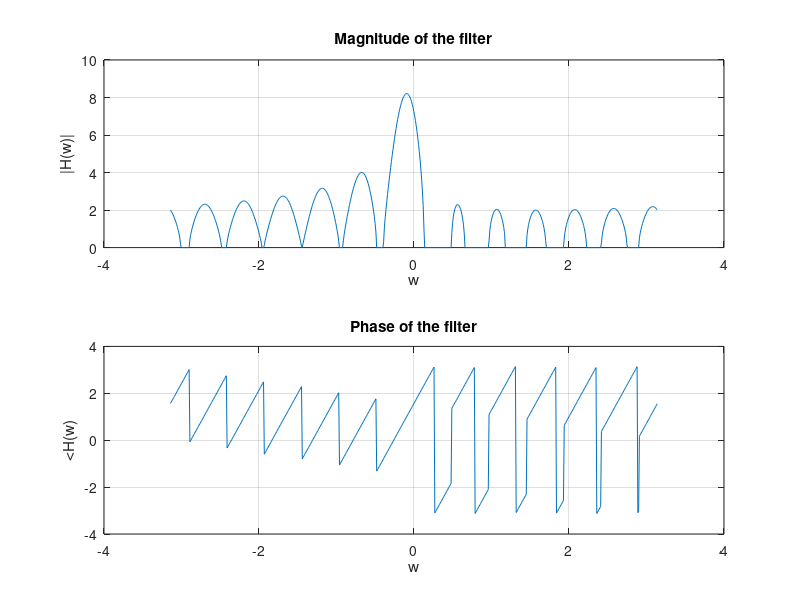

MATLAB code for this plot:
1;
% Tecnologico de Costa Rica
% Escuela de Ingenieria Electronica
% El-5805 Procesamiento Digital de Señales

% This Octave File solves the
% problems given for the Course
% Digital Signal Processing

% Define a function called grapher, this
% functions lets generate a graph of a
% signal
% This function reveices a graph set up, as follow:
% ROWS : integer
% COLUMNS : integer
% POSITION : integer
% GRAPH TITLE : string
% X AXIS TITLE : string
% Y AXIS TITLE : string
% SIGNAL : vector
function grapherContinuos = grapherContinuos(rows, columns, position, graph_title, x_axis, y_axis, domain, signal)
    ws = subplot(rows,columns,position);
    plot(domain, signal);
    grid(ws, 'on');
    title(graph_title);
    xlabel(x_axis);
    ylabel(y_axis);
end

% Windows Title
figure('name', 'Exercise #6 - Digital Signal Processing');

% Core
% Lets set the domain
w = -pi:0.01:pi;
order = 12;

%real = [];
%imaginary = [];

%real
%for w_0 = w
%  tmp = 1;
%  for o = 2:1:order
%    tmp= tmp + cos(o*w_0);
%  endfor
%  real = [real, tmp];
%endfor

%imaginary
%for w_0 = w
%  tmp = 0;
%  for o = 2:1:order
%    tmp= tmp - sin(o*w_0);
%  endfor
%  imaginary = [imaginary, tmp];
%endfor

real = 1 + cos(w) + cos(2*w) + cos(3*w) + cos(4*w) + cos(5*w) + cos(6*w) + cos(7*w) + cos(8*w) + cos(9*w) + cos(10*w) + cos(11*w) + cos(12*w);
imaginary = -1*sin(w) - sin(2*w) - sin(3*w) - sin(4*w) - sin(5*w) - sin(6*w) - sin(7*w) - sin(8*w) - sin(9*w) - sin(10*w) - sin(11*w) - sin(12*w);

magnitude = sqrt( pow2(real,2) + pow2(imaginary,2));
phase = atan2(real,imaginary);


% Graph
ROWS = 2;
COLUMNS = 1;
x_axis_label = 'w';

graph_title = 'Magnitude of the filter';
y_axis_label = '|H(w)|';
grapherContinuos(ROWS, COLUMNS, 1, graph_title, x_axis_label, y_axis_label,w,magnitude);

graph_title = 'Phase of the filter';
y_axis_label = '<H(w)';
grapherContinuos(ROWS, COLUMNS, 2, graph_title, x_axis_label, y_axis_label,w,phase);